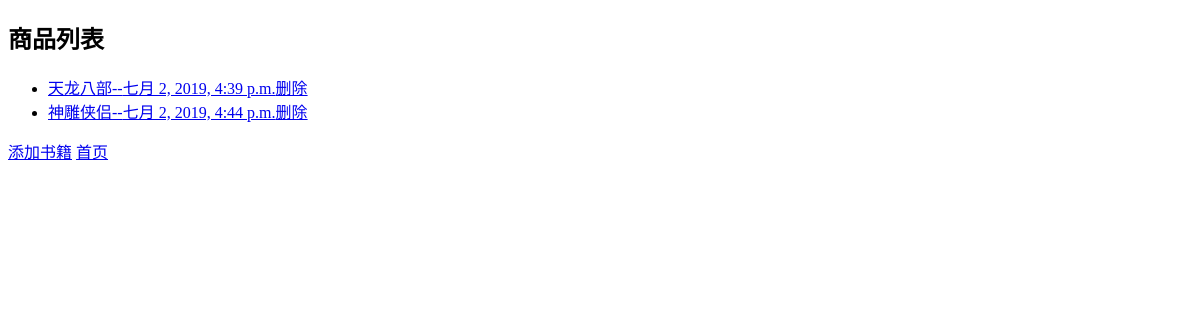
/list/, run on an earlier commit of the app's database.
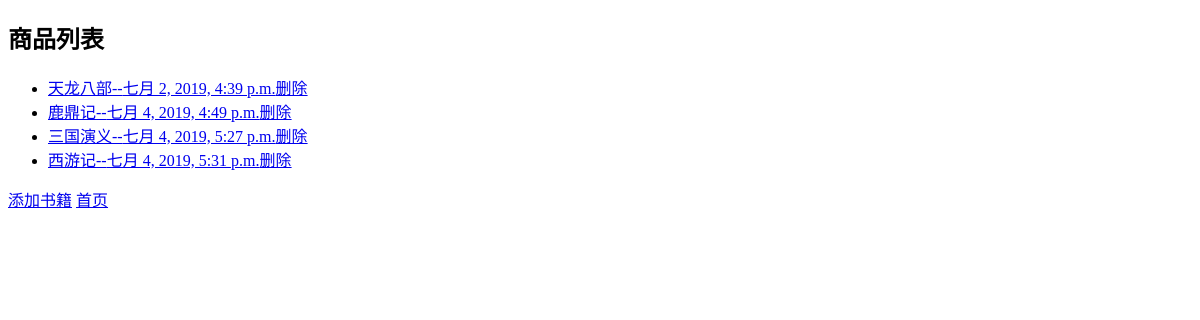
And on a later commit of the database.
### booktest/models.py (models this page shows, shortened)
class BookInfo(models.Model):
    title = models.CharField(max_length=20)
    pub_date = models.DateTimeField(auto_now=True)

### booktest/views.py (the view)
# urls.py: url(r'^list/$',views.list,name="list"),
def list(request):
    books = BookInfo.objects.all()
    return render(request,"booktest/list.html",{"books":books})

### templates/booktest/list.html (shortened to what this page needs)
<!DOCTYPE html>
<html lang="en">
<head>
</head>
<body>
    <h2>商品列表</h2>
    <ul>
        {% for book in books %}
            <li><a href="{% url 'booktest:detail' book.id %}">{{book.title}}--{{ book.pub_date }}</a><a href="{% url 'booktest:delb' book.id %}">删除</a></li>
        {% endfor %}
    </ul>
    <a href="{% url 'booktest:addb' %}">添加书籍</a>
    <a href="{% url 'booktest:index' %}">首页</a>
</body>
</html>

What changed in the data, as far as the page shows it:
removed BookInfo: title "神雕侠侣", pub_date "七月 2, 2019, 4:44 p.m."
added BookInfo: title "鹿鼎记", pub_date "七月 4, 2019, 4:49 p.m."
added BookInfo: title "三国演义", pub_date "七月 4, 2019, 5:27 p.m."
added BookInfo: title "西游记", pub_date "七月 4, 2019, 5:31 p.m."
